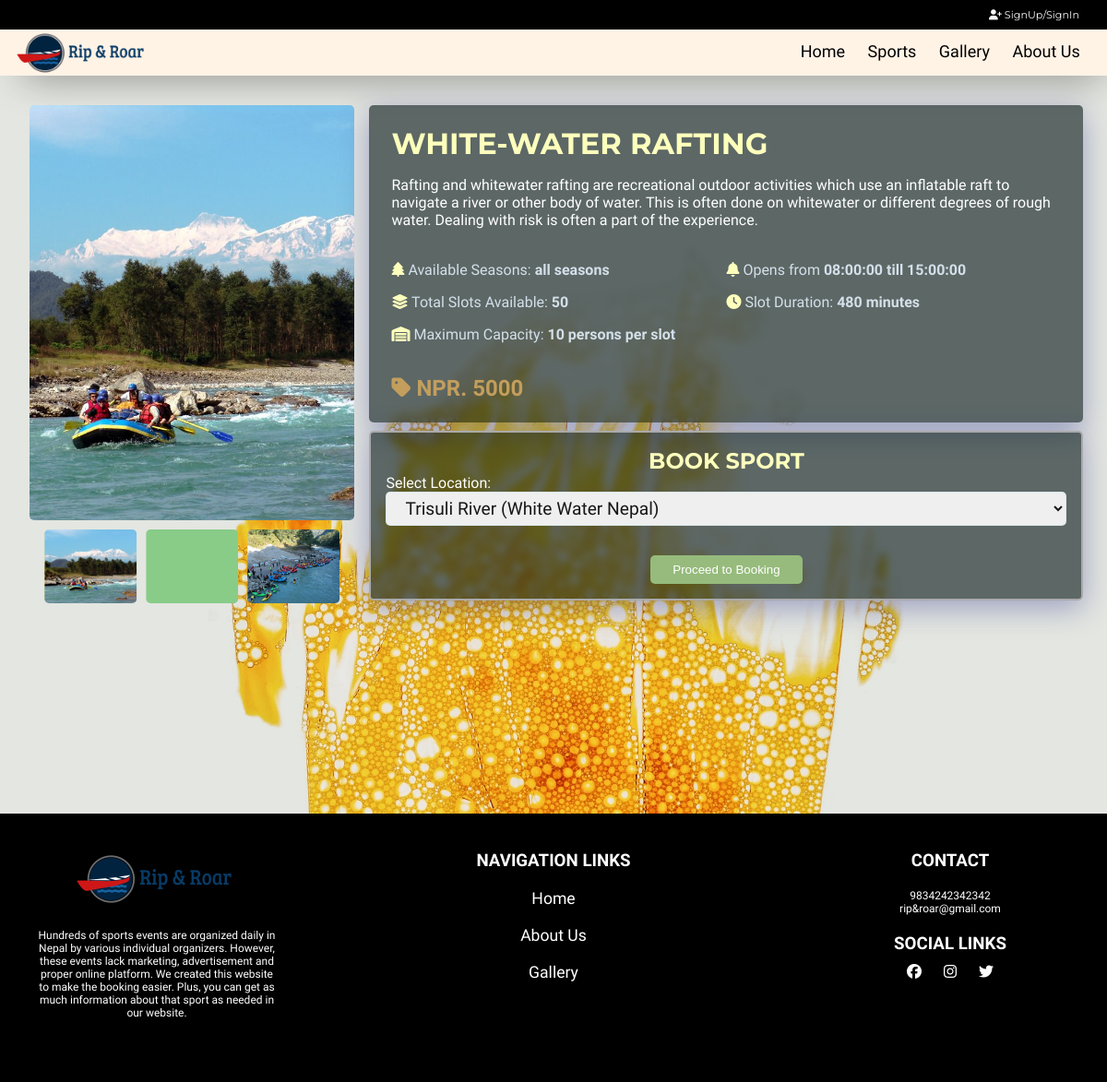
Page /sport.php?sportId=10 on the committed database.
### tables this page shows
CREATE TABLE `sport` (
  `sport_id` int(11) NOT NULL,
  `name` varchar(255) NOT NULL,
  `available_season` varchar(255) NOT NULL,
  `slot_duration` int(11) NOT NULL,
  `opening_time` time NOT NULL,
  `closing_time` time NOT NULL,
  `total_slots` int(11) NOT NULL,
  `max_slot_capacity` int(11) NOT NULL,
  `price` double NOT NULL,
  `thumbnail1` varchar(500) NOT NULL,
  `thumbnail2` varchar(500) NOT NULL,
  `thumbnail3` varchar(500) NOT NULL,
  `description` varchar(1000) NOT NULL
);

### includes/db.php (called while the page is built, shortened)
<?php
class DbConnection{
    private $host = 'localhost';
    private $username = 'root';
    private $password = '';
    private $database = 'rrdb';
    protected $connection;
    public function __construct(){
        if (!isset($this->connection)) {
            $this->connection = new mysqli($this->host, $this->username, $this->password, $this->database);
        }
        return $this->connection;
    }
}
?>

### includes/crud.php (called while the page is built, shortened)
<?php
     include_once "db.php";
     class CrudOperation extends DbConnection{
         public function fetch_data_with_id($table_name, $column_name, $id) {
            $sql = "SELECT * FROM $table_name WHERE $column_name = '$id'";
            $query = $this->connection->query($sql);
            if($query){
                $row = $query->fetch_array();
                return $row;
            }
            else
            echo "Invalid sql ".$sql;
         }
         public function fetch_datas_with_column($table_name, $column_name, $id) {
            $array = [];
            $sql = "SELECT * FROM $table_name WHERE $column_name = '$id'";
            $query = $this->connection->query($sql);
            while($row = mysqli_fetch_assoc($query)){
                if($row != null) $array[] = $row;
            }
            return $array;
         }
     }
     $crud = new CrudOperation;
?>

### sport.php (the view, shortened to what this page needs)
<?php include_once 'header.php'; ?>
<?php
    $sportId = $_GET['sportId'];
?>
<div class="productDisplayContainer">
    <div class="imageGallery">
        <div class="carousel carousel-main" data-flickity>
        <?php
            $sport = $crud->fetch_data_with_id('sport','sport_id',$sportId);
           $sport_details =$crud->fetch_datas_with_column('sport_detail', 'sport_id', $sportId) ;
        ?>
            <div class="carousel-cell"  style="background-image: url('dbImages/sports/<?php echo $sport['thumbnail1'] ?>');background-position:center;background-size: cover" ></div>
        </div>
        <div class="carousel carousel-nav"
        data-flickity='{ "asNavFor": ".carousel-main", "contain": true, "pageDots": false }'>
            <div class="carousel-cell" style="background-image: url('dbImages/sports/<?php echo $sport['thumbnail1'] ?>');background-position:center;background-size: cover" ></div>
            <div class="carousel-cell"  style="background-image: url('dbImages/sports/<?php echo $sport['thumbnail2'] ?>');background-position:center;background-size: cover" ></div>
            <div class="carousel-cell"  style="background-image: url('dbImages/sports/<?php echo $sport['thumbnail3'] ?>');background-position:center;background-size: cover" ></div>
        </div>
    </div>
    <div class="productInfoSection">
        <div class="productInfo">
            <h1 class="title"> <?php echo strtoupper($sport['name']); ?> </h1>
            <span class="description"><?php echo $sport['description']; ?></span>
            <hr />
            <div class="productInfoGrid">
            <span class="time"><i class="fas fa-tree"></i>  Available Seasons: <b> <?php echo $sport['available_season']; ?></b></span>
            <span class="time"><i class="fas fa-bell"></i>  Opens from <b><?php echo $sport['opening_time']; ?> till <?php echo $sport['closing_time']; ?></b></span>
            <span class="time"><i class="fas fa-layer-group"></i>  Total Slots Available: <b><?php echo $sport['total_slots']; ?></b></span>
            <span class="time"><i class="fas fa-clock"></i>  Slot Duration: <b><?php echo $sport['slot_duration']; ?> minutes</b></span>
            <span class="time"><i class="fas fa-warehouse"></i>  Maximum Capacity: <b><?php echo $sport['max_slot_capacity']; ?> persons per slot</b></span>
        </div>
            <hr />
            <span class="price"><i class="fas fa-tag"></i>  <b>NPR. <?php echo $sport['price']; ?></b></span>
        </div>
        <form action="sportDetail.php" method="POST" enctype="multipart/form-data">
            <h2> BOOK SPORT </h2>
            <div class="form-group">
                <label for="sport_detail_id" >Select Location:</label>
                <select name="sport_detail_id" >
                <?php
                foreach($sport_details as $sport_detail) { ?>
                    <?php  $location =  $crud->fetch_data_with_id('location', 'location_id', $sport_detail['location_id']) ; ?>
                        <option value="<?php echo $sport_detail['sport_detail_id']; ?>"><?php echo $location['location'] . " (".$sport_detail['name'].")";  ?></option>
                    <?php } ?>
                </select>
            </div>
            <button type="submit" name="btnProceedBooking"  >Proceed to Booking </button>
        </form>
    </div>
</div>
<?php include_once 'footer.php'; ?>

### css/main.css (style rules this page uses)
* { margin: 0; padding: 0; box-sizing: border-box; }
html { scroll-behavior: smooth; overflow-y: scroll; }
body { overflow-x: hidden; font-family: "Montserrat", serif; }
a, button { transition: all 0.4s ease; }
.productDisplayContainer { background: url(../assets/absBG.jpg); background-size: cover; height: fit-content; min-height: 100vh; width: 100vw; padding: 1rem 1.6rem 1rem 1rem; display: flex; justify-content: center; align-items: center; align-items: flex-start !important; }
.productDisplayContainer .imageGallery { padding: 1rem; height: 100%; width: 100%; border-radius: 5px; width: 75%; }
.productDisplayContainer .imageGallery .carousel { background: rgba(0, 0, 0, 0); margin-bottom: 10px; border-radius: 5px; }
.productDisplayContainer .imageGallery .carousel-cell { width: 100%; height: 450px; margin-right: 10px; background: #8c8; border-radius: 5px; }
.productDisplayContainer .imageGallery .carousel-cell:before { display: block; text-align: center; line-height: 200px; font-size: 80px; color: white; }
.productDisplayContainer .imageGallery .carousel-nav { background: transparent !important; }
.productDisplayContainer .imageGallery .carousel-nav .carousel-cell { height: 80px; width: 100px; }
.productDisplayContainer .imageGallery .carousel-nav .carousel-cell:before { font-size: 50px; line-height: 80px; }
.productDisplayContainer .imageGallery .carousel-nav .carousel-cell.is-nav-selected { background: #ed2; }
.productDisplayContainer .productInfoSection { display: flex; justify-content: center; align-items: center; flex-direction: column; }
.productDisplayContainer .productInfoSection .productInfo { background: rgba(255, 255, 255, 0.25); box-shadow: 0 8px 32px 0 rgba(31, 38, 135, 0.37); backdrop-filter: blur(4px); border-radius: 5px; border: 1px solid rgba(255, 255, 255, 0.18); background: #01121398; color: #fff; height: 100%; width: 100%; border: 0; display: flex; justify-content: center; align-items: center; align-items: flex-start; flex-direction: column; padding: 1.4rem 1.5rem 1.4rem 1.5rem; justify-content: flex-start; font-family: "Rajdhani", sans-serif; row-gap: 1rem; margin-top: 1rem; }
.productDisplayContainer .productInfoSection .productInfo h1.title { font-family: "Montserrat", serif; font-size: 2rem; color: #fdffbc; border-radius: 15px; }
.productDisplayContainer .productInfoSection .productInfo .productInfoGrid { row-gap: 1rem; color: #d3e0ea; width: 100%; display: grid; grid-template-columns: 50% 50%; }
.productDisplayContainer .productInfoSection .productInfo .productInfoGrid i { color: #fdffbc; }
.productDisplayContainer .productInfoSection .productInfo .price { font-size: 1.5rem; font-family: "Rajdhani", sans-serif; color: #c39e5c; }
.productDisplayContainer .productInfoSection .productInfo hr { width: 100%; height: 3px; border-color: #fdffbc; }
.productDisplayContainer form { font-family: "Rajdhani", sans-serif; background: rgba(255, 255, 255, 0.25); box-shadow: 0 8px 32px 0 rgba(31, 38, 135, 0.37); backdrop-filter: blur(4px); border-radius: 5px; border: 1px solid rgba(255, 255, 255, 0.18); background: #01121398; color: #fff; height: 100%; width: 100%; border: 0; border: 2px solid #aaaaaa; width: 100%; height: 100%; padding: 1rem; border-radius: 5px; margin-top: 0.6rem; display: flex; justify-content: center; align-items: center; flex-direction: column; }
.productDisplayContainer form h2 { color: #fdffbc; font-family: "Montserrat", serif; }
.productDisplayContainer form .form-group { width: 100%; }
.productDisplayContainer form .form-group select { font-family: "Rajdhani", sans-serif; font-weight: 500; display: flex; justify-content: center; align-items: center; font-size: 1.2rem; padding: 0.3rem 1rem 0.3rem 1rem; width: 100%; min-height: 2.2rem; border: 3px solid #fff; color: #171717; border: 1.5px solid #cde3e497; border-radius: 5px; color: #171717; }
.productDisplayContainer form .form-group select option { font-family: "Rajdhani", sans-serif; background: #cde3e497; }
.productDisplayContainer form button[type="submit"] { text-decoration: none; padding: 0.5rem 1.5rem 0.5rem 1.5rem; background: #96bb7c; border-radius: 5px; border: 0; margin-top: 2rem; color: #fff; }
* { border: 0px; }

### css/flickity.css (style rules this page uses)
.flickity-enabled { position: relative; }
.flickity-enabled.is-draggable { -webkit-tap-highlight-color: transparent; -webkit-user-select: none; -moz-user-select: none; -ms-user-select: none; user-select: none; }

### rows in the picture
sport: thumbnail1 (picture), thumbnail3 (picture), name "WHITE-WATER RAFTING", description "Rafting and whitewater rafting are recreational outdoor activities which use an inflatable raft to navigate a river or other body of water. This is often done on whitewater or different degrees of rough water. Dealing with risk is often a part of the experience.", available_season "all seasons", opening_time "08:00:00", closing_time "15:00:00", total_slots "50", slot_duration "480", max_slot_capacity "10", price "5000"

### other values in the picture
form field sport_detail_id "Trisuli River (White Water Nepal)"
